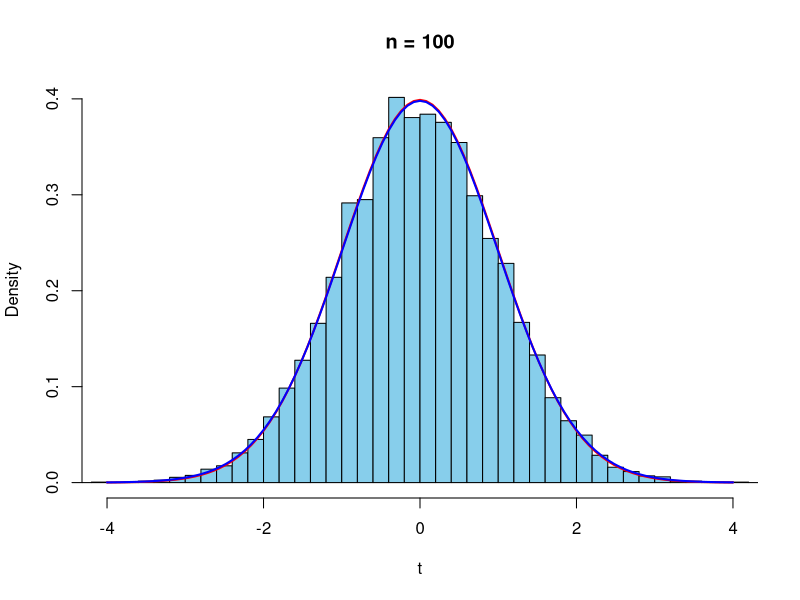
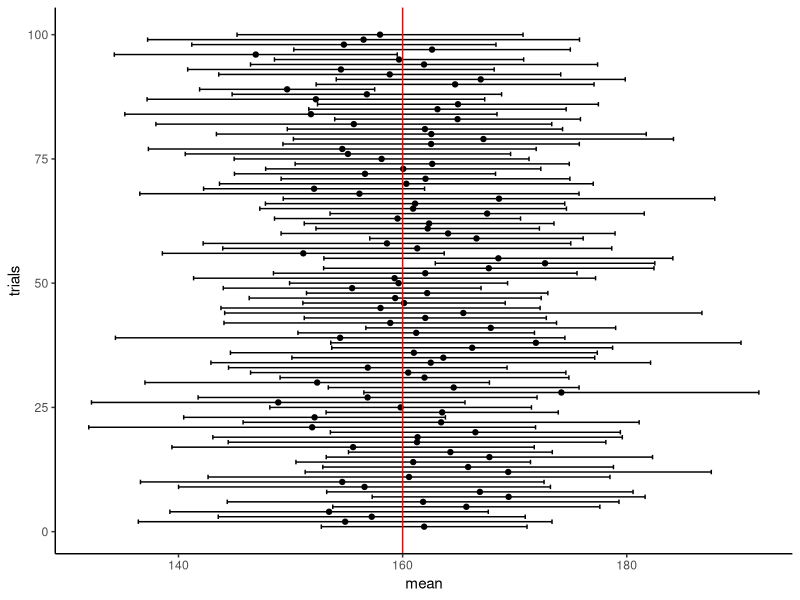

Source code (R) for these figures, in order:
## ---- chunk 1
n <- 100
repdata <- replicate(10000, rnorm(n))
t <-apply(repdata, 2, function(x) {
  (mean(x))*sqrt(n)/sd(x)
})
hist(t, prob=TRUE,xlim=c(-4,4),
     breaks=seq(-ceiling(max(abs(t))),ceiling(max(abs(t))),0.2),
     col="skyblue", main = paste("n =", n))
curve(dnorm(x,0,1),-4,4,col="red",lwd=2,add=TRUE)
curve(dt(x,n-1),-4,4,col="blue",lwd=2,add=TRUE)
## ---- chunk 2
library(tidyverse)

# m: 母平均, s: 母標準偏差, n: 標本サイズ, r: 試行回数
CItest<-function(m,s,n,r) {
  rdata<-replicate(r,{
    ex<-rnorm(n,m,s)
    smpl_m<-mean(ex)
    ci<-qt(0.975, df = n-1)*sd(ex)/sqrt(n)
    c(smpl_m-ci,smpl_m,smpl_m+ci)
  })
  rdata<-data.frame(1:r,t(rdata))
  colnames(rdata)<-c("trials","minci","mean","maxci")
  sr<-sum(rdata$minci<m & rdata$maxci > m)/r
  cat(paste("正答率: ",sr))
  ggplot2::ggplot(data = rdata, aes(x = mean ,y = trials)) +
    geom_point() +
    geom_errorbarh(aes(xmin=minci, xmax=maxci)) +
    geom_vline(xintercept = m, color="red") +
    theme_classic()
}
CItest(160,20,10,100)
## ---- chunk 3
n <- 10
x <- rnorm(n, 165, 10)
t.test(x, mu = 160)
